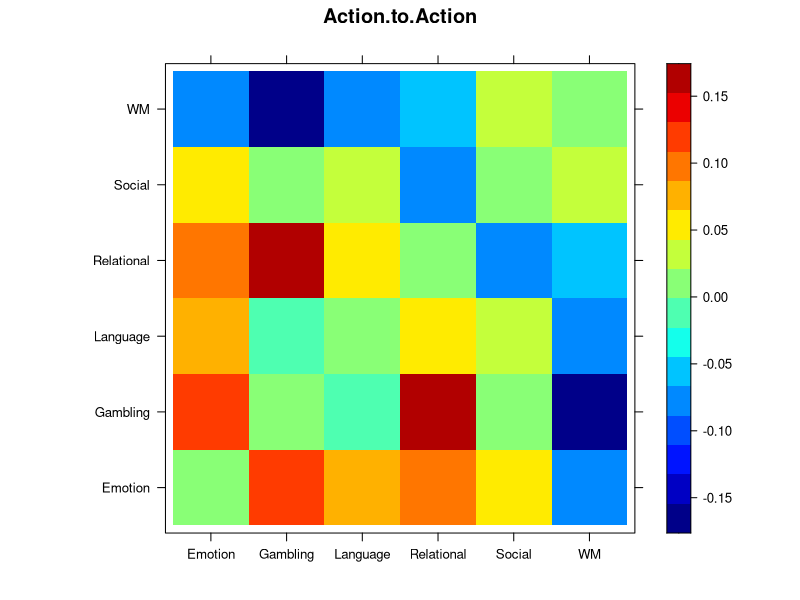
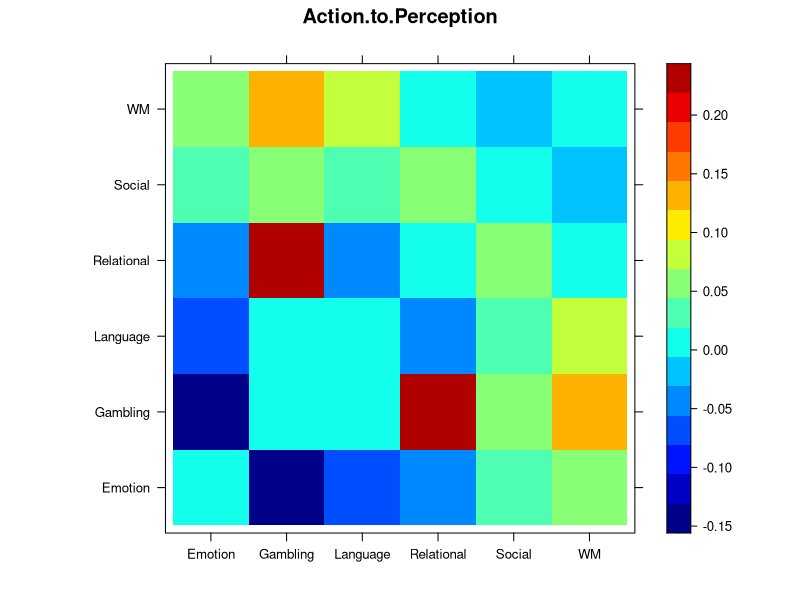
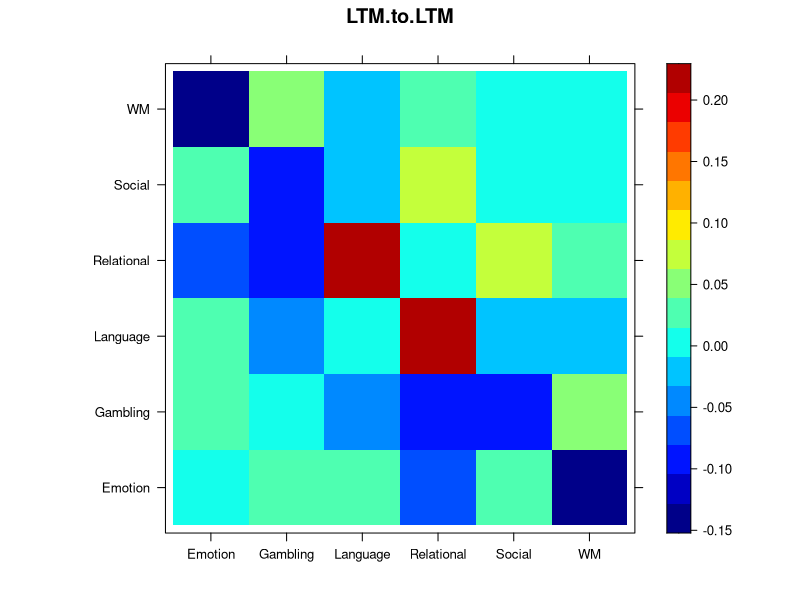
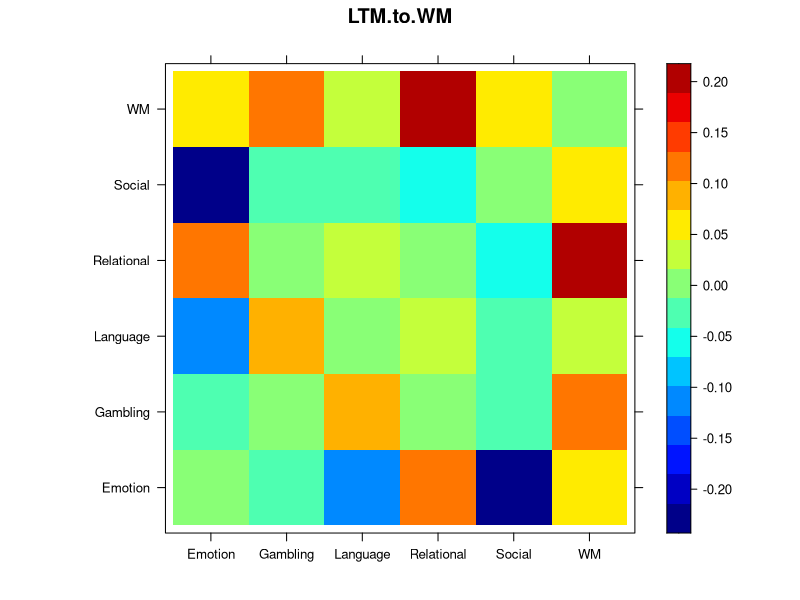
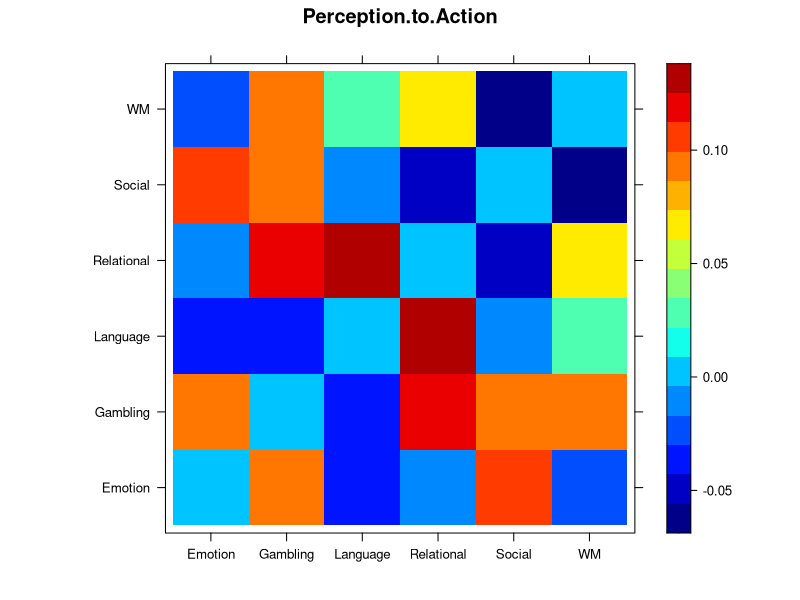
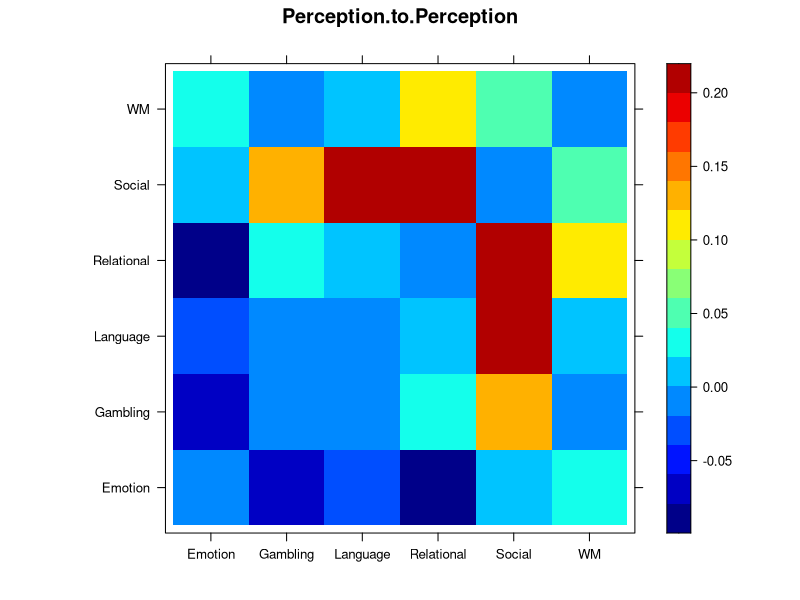
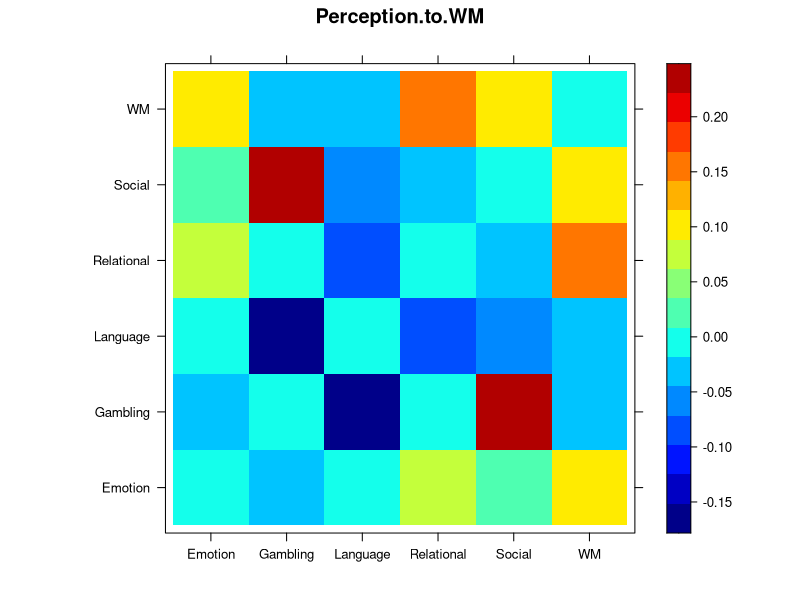
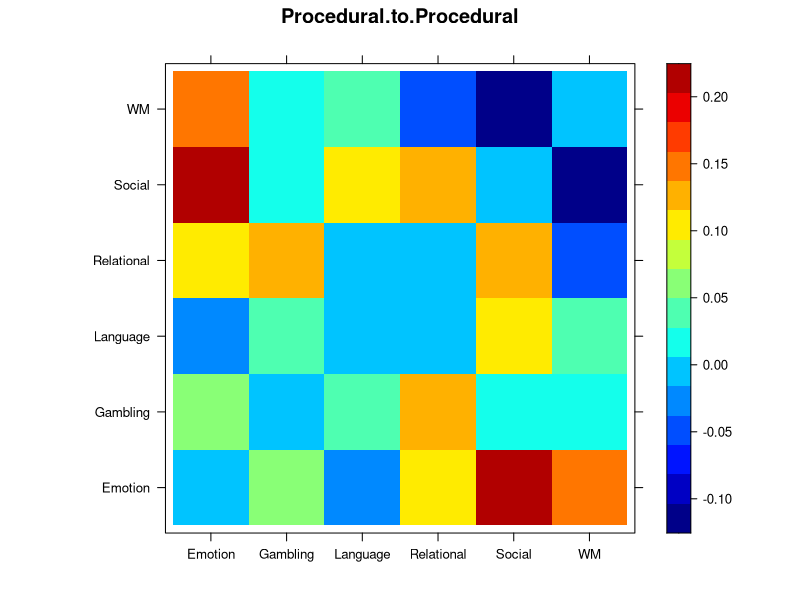

These charts were generated, in order, by the following R code:
## Parameter analysis of the amazing SMM
library(lattice)
library(matlab)
library(viridis)
data <- read.table("data_A.txt", header = T, sep = "\t")

names(data)

# Remove participants who did not complete all tasks

count <- aggregate(data$Task, list(Subject=data$Subject), length)
complete <- subset(count, count$x ==6)
complete <- complete$Subject

d <- subset(data, data$Subject %in% complete)

for (name in names(d)[grep(".to.", names(d))]) {
  if (var(d[[name]]) == 0) {d[[name]] <- NULL}
}

for (name in names(d)[grep(".to.", names(d))]) {
  df <- data.frame(Subject = complete)
  for (t in unique(d$Task)) {
    sub <- subset(d, d$Task == t)
    df[[t]] <- sub[[name]]
  }
  #print(cor(df[2:7]))
  m <- cor(df[2:7])
  diag(m) <- 0
  png(paste(name, ".png", sep = ""), width = 5, height = 5, res = 300, units = "in")
  print(levelplot(m, col.regions=jet.colors(50), main=name, xlab="", ylab=""))
  #image(m)
  dev.off()
  print(paste(name, sum(sum(m))/30))
}

regions <- c("Action", "Declarative", "Perception", "Procedural", "WM")

eA <- read.table("All/smm_Ea.txt", header = F, sep=",")
pA <- read.table("All/smm_Pa.txt", header = F, sep=",")

eA[eA == 0] <- NA
pA[eA == 0] <- NA

colnames(eA) <- regions
rownames(eA) <- regions

colnames(pA) <- regions
rownames(pA) <- regions


png("eA.png", width=4, height=4, res=100, units="in")
levelplot(as.matrix(eA), col.regions=inferno(100), #heat.colors(100), 
          at=seq(-1.5, 0.2, length.out=100), 
          scales=list(x=list(rot=90)),
          colorkey=list(height=1), #axis.text="Strength (Hz)"),
          main="(A) Estimated Parameters",
          xlab="To", ylab="From", border="white")
#panel.grid()
dev.off()

png("pA.png", width=4, height=4, res=100, units="in")
levelplot(as.matrix(pA), col.regions=viridis(100), #jet.colors(100), 
          at=seq(0, 1, length.out=100), 
          scales=list(x=list(rot=90)), 
          main="(B) Posterior Probability of Parameters",
          xlab="To", ylab="From", border="white", lwd=2)
dev.off()
